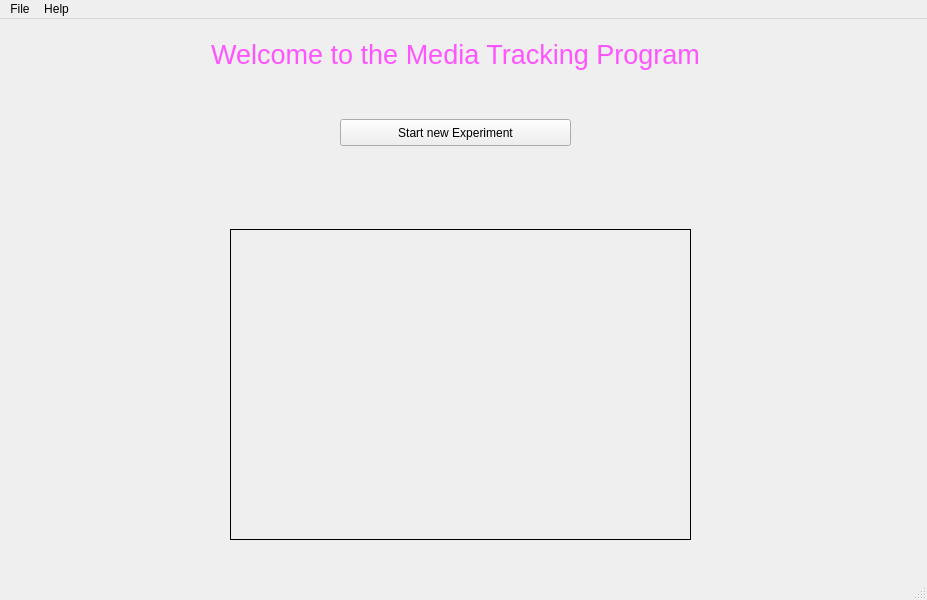
<?xml version="1.0" encoding="UTF-8"?>
<ui version="4.0">
 <class>MainWindow</class>
 <widget class="QMainWindow" name="MainWindow">
  <property name="geometry">
   <rect>
    <x>0</x>
    <y>0</y>
    <width>927</width>
    <height>600</height>
   </rect>
  </property>
  <property name="windowTitle">
   <string>NhiMediaTracking</string>
  </property>
  <property name="windowIcon">
   <iconset>
    <normaloff>microbiology.jpg</normaloff>microbiology.jpg</iconset>
  </property>
  <widget class="QWidget" name="centralwidget">
   <widget class="QLabel" name="label">
    <property name="geometry">
     <rect>
      <x>230</x>
      <y>210</y>
      <width>461</width>
      <height>311</height>
     </rect>
    </property>
    <property name="frameShape">
     <enum>QFrame::Box</enum>
    </property>
    <property name="text">
     <string/>
    </property>
    <property name="pixmap">
     <pixmap>NhiHuy.jpg</pixmap>
    </property>
    <property name="scaledContents">
     <bool>true</bool>
    </property>
    <property name="alignment">
     <set>Qt::AlignCenter</set>
    </property>
   </widget>
   <widget class="QPushButton" name="pushButton_2">
    <property name="geometry">
     <rect>
      <x>340</x>
      <y>100</y>
      <width>231</width>
      <height>27</height>
     </rect>
    </property>
    <property name="text">
     <string>Start new Experiment</string>
    </property>
   </widget>
   <widget class="QLabel" name="label_2">
    <property name="geometry">
     <rect>
      <x>140</x>
      <y>10</y>
      <width>631</width>
      <height>51</height>
     </rect>
    </property>
    <property name="text">
     <string>&lt;html&gt;&lt;head/&gt;&lt;body&gt;&lt;p align=&quot;center&quot;&gt;&lt;span style=&quot; font-size:20pt; color:#ff55ff;&quot;&gt;Welcome to the Media Tracking Program&lt;/span&gt;&lt;/p&gt;&lt;/body&gt;&lt;/html&gt;</string>
    </property>
    <property name="textFormat">
     <enum>Qt::RichText</enum>
    </property>
    <property name="wordWrap">
     <bool>true</bool>
    </property>
   </widget>
  </widget>
  <widget class="QMenuBar" name="menubar">
   <property name="geometry">
    <rect>
     <x>0</x>
     <y>0</y>
     <width>927</width>
     <height>20</height>
    </rect>
   </property>
   <widget class="QMenu" name="menuHelp">
    <property name="title">
     <string>Help</string>
    </property>
    <addaction name="actionDocumentation"/>
   </widget>
   <widget class="QMenu" name="menuFile">
    <property name="title">
     <string>File</string>
    </property>
    <addaction name="actionOpen_File"/>
    <addaction name="actionSave"/>
    <addaction name="actionSave_File_As"/>
    <addaction name="actionExit"/>
   </widget>
   <addaction name="menuFile"/>
   <addaction name="menuHelp"/>
  </widget>
  <widget class="QStatusBar" name="statusbar"/>
  <action name="actionOpen_File">
   <property name="checkable">
    <bool>false</bool>
   </property>
   <property name="icon">
    <iconset>
     <normaloff>openFile.png</normaloff>openFile.png</iconset>
   </property>
   <property name="text">
    <string>Open File</string>
   </property>
   <property name="shortcut">
    <string>Ctrl+O</string>
   </property>
  </action>
  <action name="actionSave_File_As">
   <property name="icon">
    <iconset>
     <normaloff>saveFIle.png</normaloff>saveFIle.png</iconset>
   </property>
   <property name="text">
    <string>Save File As</string>
   </property>
   <property name="shortcut">
    <string>Ctrl+Shift+S</string>
   </property>
  </action>
  <action name="actionExit">
   <property name="icon">
    <iconset>
     <normaloff>exit.png</normaloff>exit.png</iconset>
   </property>
   <property name="text">
    <string>Exit</string>
   </property>
   <property name="shortcut">
    <string>Ctrl+Q</string>
   </property>
  </action>
  <action name="actionDocumentation">
   <property name="icon">
    <iconset>
     <normaloff>document.png</normaloff>document.png</iconset>
   </property>
   <property name="text">
    <string>Documentation</string>
   </property>
  </action>
  <action name="actionSave">
   <property name="checkable">
    <bool>false</bool>
   </property>
   <property name="icon">
    <iconset>
     <normaloff>saveFIle.png</normaloff>saveFIle.png</iconset>
   </property>
   <property name="text">
    <string>Save</string>
   </property>
  </action>
 </widget>
 <resources/>
 <connections/>
</ui>
